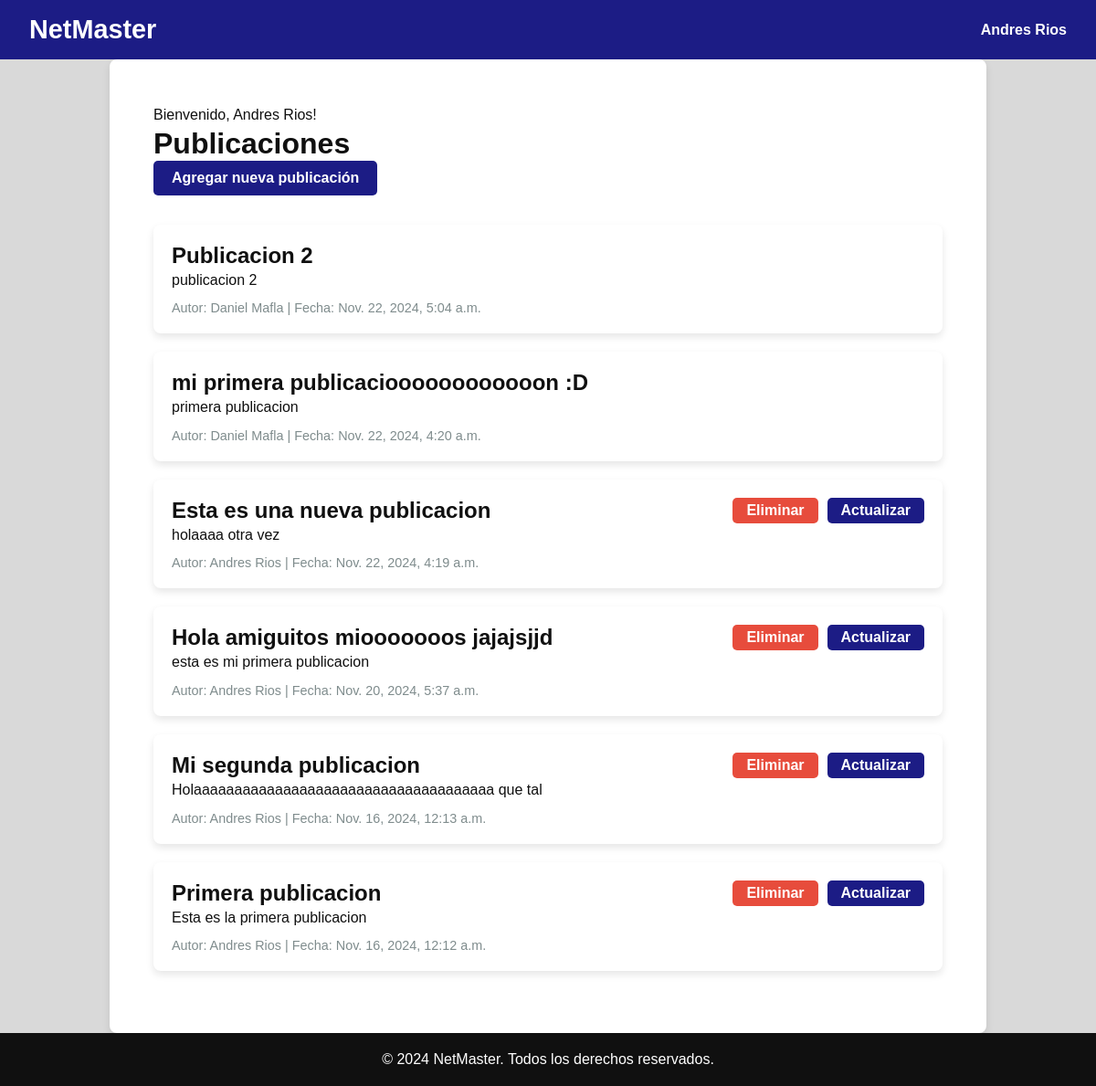
Screenshot of / (signed in) with the database file from the repository.
### netmaster_app/models.py (models this page shows, shortened)
class Publicacion(models.Model):
    titulo = models.CharField(max_length=200)
    contenido = models.TextField()
    autor = models.ForeignKey(User, on_delete=models.CASCADE)  # Relaciona con el usuario autenticado
    fecha_creacion = models.DateTimeField(default=now)

### netmaster_app/views.py (the view)
# urls.py: path('', views.lista_publicaciones, name='lista_publicaciones'),  # Vista para listar publicaciones
@login_required
def lista_publicaciones(request):
    publicaciones = Publicacion.objects.all().order_by('-fecha_creacion')  # Evita duplicados con .distinct() si es necesario
    return render(request, 'netmaster_app/listar_publicaciones.html', {'publicaciones': publicaciones})

### netmaster_app/templates/netmaster_app/listar_publicaciones.html (shortened to what this page needs)
{% load static %}
<!DOCTYPE html>
<html lang="es">
<head>
    <link rel="stylesheet" href="{% static 'css/listar_publicaciones.css' %}">
</head>
<body>
    <nav class="navbar">
        <div class="logo">
            NetMaster
        </div>
        <div class="user-info">
            {% if user.is_authenticated %}
            <a href="{% url 'perfil_usuario' %}">{{ user.username }}</a>
            {% else %}
            <a href="{% url 'login' %}">Iniciar sesión</a>
            {% endif %}
        </div>
    </nav>
    <div class="container">
        <p>Bienvenido, {{ user.username }}!</p>
        <h1>Publicaciones</h1>
        {% if user.is_authenticated %}
            <a href="{% url 'agregar_publicacion' %}" class="add-publication">Agregar nueva publicación</a>
        {% endif %}
        <ul class="publication-list">
            {% for publicacion in publicaciones %}
                <li>
                    <h2>{{ publicacion.titulo }}</h2>
                    <p>{{ publicacion.contenido }}</p>
                    <small>Autor: {{ publicacion.autor }} | Fecha: {{ publicacion.fecha_creacion }}</small>
                    {% if publicacion.autor == user %}
                        <div class="action-buttons">
                            <a href="{% url 'delete_post' publicacion.id %}" class="delete-button">Eliminar</a>
                            <a href="{% url 'update_post' publicacion.id %}" class="update-button">Actualizar</a>
                        </div>
                    {% endif %}
                </li>
            {% endfor %}
        </ul>
    </div>
    <footer class="footer">
        <p>&copy; 2024 NetMaster. Todos los derechos reservados.</p>
    </footer>
</body>
</html>

### netmaster_app/static/css/listar_publicaciones.css (style rules this page uses)
* { margin: 0; padding: 0; box-sizing: border-box; }
body { font-family: 'Arial', sans-serif; background-color: #d9d9d9; margin: 0; padding: 0; color: #101010; display: flex; flex-direction: column; min-height: 100vh; }
h1, h2 { color: #101010; }
a { color: #1c1c85; text-decoration: none; }
p { line-height: 1.6; }
.container { width: 80%; margin: 0 auto; padding: 3rem; background-color: #FFFFFF; border-radius: 8px; box-shadow: 0 4px 8px rgba(0, 0, 0, 0.1); }
.add-publication { padding: 10px 20px; background-color: #1c1c85; color: white; border-radius: 5px; text-decoration: none; font-weight: bold; display: inline-block; margin-bottom: 2rem; }
.publication-list { list-style: none; padding: 0; }
.publication-list li { width: 100%; background-color: white; border-radius: 8px; margin-bottom: 20px; padding: 20px; box-shadow: 0 4px 8px rgba(0, 0, 0, 0.1); display: flex; flex-direction: column; align-items: flex-start; position: relative; }
.publication-list h2 { margin-top: 0; font-size: 1.5em; color: #101010; }
.publication-list small { display: block; margin-top: 10px; font-size: 0.9em; color: #7f8c8d; }
.action-buttons { position: absolute; top: 20px; right: 20px; display: flex; gap: 10px; }
.delete-button, .update-button { padding: 5px 15px; border-radius: 5px; font-weight: bold; display: inline-block; text-decoration: none; color: white; }
.delete-button { background-color: #e74c3c; }
.update-button { background-color: #1c1c85; }
.navbar { display: flex; justify-content: space-between; align-items: center; padding: 1rem 2rem; background-color: #1c1c85; color: white; }
.navbar .logo { font-size: 1.8rem; font-weight: bold; }
.navbar .user-info { display: flex; align-items: center; }
.navbar .user-info a { margin-left: 1rem; color: white; font-weight: bold; }
.footer { background-color: #101010; color: white; text-align: center; padding: 1rem; margin-top: auto; }

### rows the page displays
Publicacion: titulo "Publicacion 2", contenido "publicacion 2", autor "Daniel Mafla", fecha_creacion "Nov. 22, 2024, 5:04 a.m."
Publicacion: titulo "mi primera publicacioooooooooooon :D", contenido "primera publicacion", autor "Daniel Mafla", fecha_creacion "Nov. 22, 2024, 4:20 a.m."
Publicacion: titulo "Esta es una nueva publicacion", contenido "holaaaa otra vez", autor "Andres Rios", fecha_creacion "Nov. 22, 2024, 4:19 a.m.", shows "Eliminar"
Publicacion: titulo "Hola amiguitos miooooooos jajajsjjd", contenido "esta es mi primera publicacion", autor "Andres Rios", fecha_creacion "Nov. 20, 2024, 5:37 a.m.", shows "Eliminar"
Publicacion: titulo "Mi segunda publicacion", contenido "Holaaaaaaaaaaaaaaaaaaaaaaaaaaaaaaaaaaaaa que tal", autor "Andres Rios", fecha_creacion "Nov. 16, 2024, 12:13 a.m.", shows "Eliminar"
Publicacion: titulo "Primera publicacion", contenido "Esta es la primera publicacion", autor "Andres Rios", fecha_creacion "Nov. 16, 2024, 12:12 a.m.", shows "Eliminar"

### other values shown
{{ user.username }} "Andres Rios"
